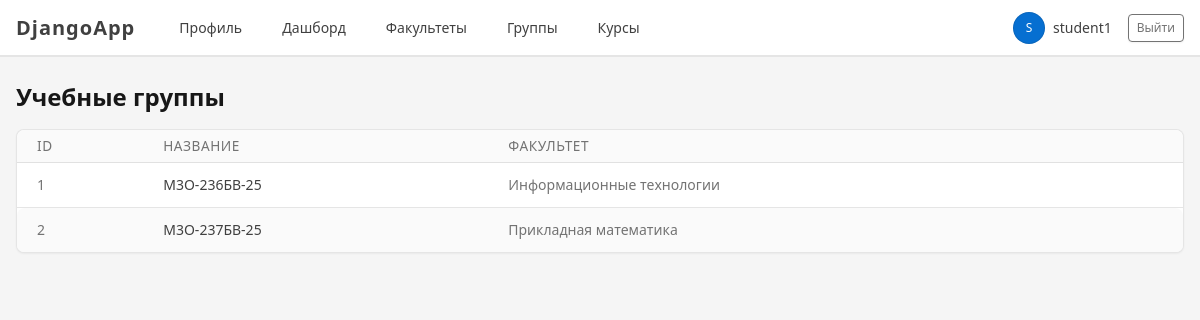
Screenshot of /groups/ (signed in) with the database file from the repository.
### accounts/models.py (models this page shows, shortened)
class AcademicGroup(models.Model):
    name = models.CharField(max_length=50)
    department = models.ForeignKey(
        Department,
        on_delete=models.CASCADE,
        related_name='groups'
    )

class Department(models.Model):
    name = models.CharField(max_length=200)

### accounts/views.py (the view)
# urls.py: path('groups/', views.academic_group_list, name='academic_group_list'),
@login_required
def academic_group_list(request):
    groups = AcademicGroup.objects.select_related('department').all()
    return render(request, 'academic_group_list.html', {
        'groups': groups,
        'is_methodist': is_methodist(request.user),
    })

### accounts/views.py (called while the page is built)
def is_methodist(user):
    return user.groups.filter(name='Методист').exists()

### templates/academic_group_list.html (shortened to what this page needs)
{% extends 'base.html' %}
{% block content %}
<div class="d-flex justify-content-between align-items-center mb-3">
    <h1 class="mb-0">Учебные группы</h1>
</div>
<div class="card">
    <div class="table-responsive">
        <table class="table table-vcenter table-striped card-table">
            <thead>
                <tr>
                    <th>ID</th>
                    <th>Название</th>
                    <th>Факультет</th>
                </tr>
            </thead>
            <tbody>
                {% for group in groups %}
                    <tr>
                        <td class="text-secondary">{{ group.id }}</td>
                        <td>{{ group.name }}</td>
                        <td class="text-secondary">{{ group.department.name }}</td>
                    </tr>
                {% empty %}
                    <tr>
                        <td colspan="4" class="text-center text-secondary">
                            Учебных групп пока нет.
                        </td>
                    </tr>
                {% endfor %}
            </tbody>
        </table>
    </div>
</div>
{% endblock %}

### templates/base.html (shortened to what this page needs)
{% load static %}
<!DOCTYPE html>
<html lang="ru">
<head>
    <link rel="stylesheet" href="{% static 'vendor/tabler/css/tabler.min.css' %}">
    <link rel="stylesheet" href="{% static 'css/style.css' %}">
</head>
<body class="layout-fluid">
<div class="page">
    <header class="navbar navbar-expand-md navbar-light d-print-none bg-white border-bottom">
        <div class="container-xl">
            <a class="navbar-brand navbar-brand-autodark d-none-navbar-horizontal pe-0 pe-md-3"
               href="/profile/">
                <strong>DjangoApp</strong>
            </a>
            <div class="navbar-nav flex-row order-md-last">
                {% if user.is_authenticated %}
                    <div class="nav-item d-none d-md-flex me-3">
                        <span class="nav-link px-0">
                            <span class="avatar avatar-sm bg-primary text-white">
                                {{ user.username|slice:":1"|upper }}
                            </span>
                            <span class="ms-2">{{ user.username }}</span>
                        </span>
                    </div>
                    <div class="nav-item">
                        <form method="post" action="/accounts/logout/">
                            <button class="btn btn-outline-secondary btn-sm" type="submit">
                                Выйти
                            </button>
                        </form>
                    </div>
                {% endif %}
            </div>
            <div class="collapse navbar-collapse show" id="navbar-menu">
                <ul class="navbar-nav flex-row">
                    <li class="nav-item ms-3">
                        <a class="nav-link" href="/profile/">Профиль</a>
                    </li>
                    <li class="nav-item ms-3">
                        <a class="nav-link" href="/dashboard/">Дашборд</a>
                    </li>
                    <li class="nav-item ms-3">
                        <a class="nav-link" href="/departments/">Факультеты</a>
                    </li>
                    <li class="nav-item ms-3">
                        <a class="nav-link" href="/groups/">Группы</a>
                    </li>
                    <li class="nav-item ms-3">
                        <a class="nav-link" href="/courses/">Курсы</a>
                    </li>
                </ul>
            </div>
        </div>
    </header>
    <div class="page-wrapper">
        <div class="page-body">
            <div class="container-xl">
                {% block content %}{% endblock %}
            </div>
        </div>
    </div>
</div>
</body>
</html>

### static/css/style.css (style rules this page uses)
body { background-color: #f5f5f5; }
.navbar-brand { font-weight: bold; letter-spacing: 1px; }
.table thead th { text-transform: uppercase; font-size: 0.85rem; }

### rows the page displays
AcademicGroup: id "1", name "М3О-236БВ-25", department.name "Информационные технологии"
AcademicGroup: id "2", name "М3О-237БВ-25", department.name "Прикладная математика"

### other values shown
{{ user.username|slice:":1"|upper }} "S"
{{ user.username }} "student1"
